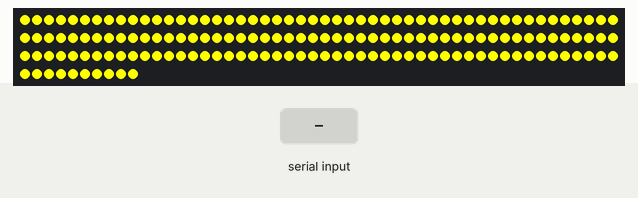
Simulated run of this sketch. Board: Arduino Uno, built with avr-gcc and run on an emulated ATmega328P. Parts: 160 RGB LEDs in strip order, left to right, continuing on the next row. Inputs (shaded band) come from the test bench.

Above: at 1.2 s.
1.3 s: byte 82 (RED) received over Serial
At 1.5 s:
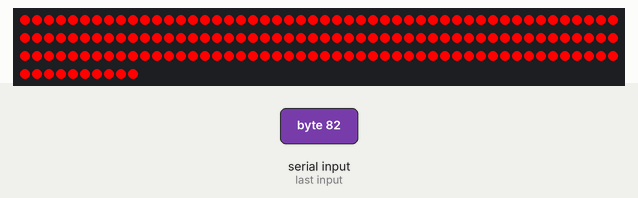
3.6 s: byte 71 (GREEN) received over Serial
At 5.2 s:
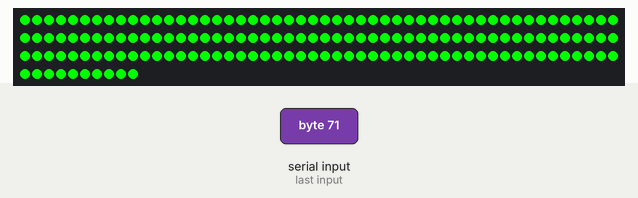
5.5 s: byte 66 (BUILDING_OK) received over Serial
At 5.63 s:
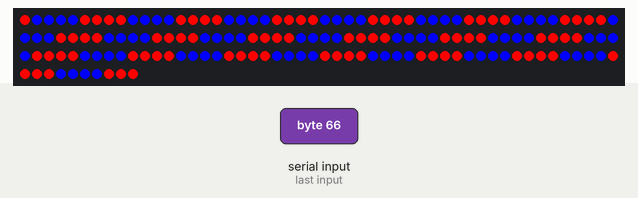
7.2 s: byte 67 (BUILDING_BAD) received over Serial
At 7.77 s:
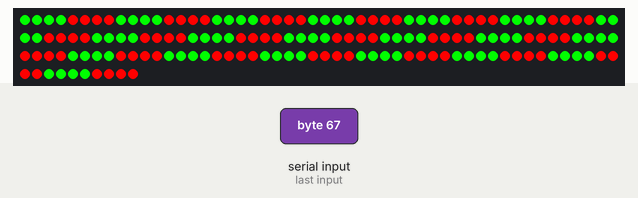

Measured:
- after the input at 1.3 s, the LEDs: change after 0.07 s (image 1)
- after the input at 3.6 s, the LEDs: first differ from a run without the input after 0.46 s (image 2)
- after the input at 5.5 s, the LEDs: first change after 0.08 s (image 3 shows a later state)
- after the input at 7.2 s, the LEDs: first differ from a run without the input after 0.56 s (image 4)

The sketch:

eyebled.ino
```cpp
#include <LPD8806.h>
#include "SPI.h"

int nLEDs = 160;
int dataPin  = 2;
int clockPin = 3;
LPD8806 strip = LPD8806(nLEDs, dataPin, clockPin);

uint32_t red = strip.Color(127, 0, 0);
uint32_t green = strip.Color(0, 127, 0);
uint32_t blue = strip.Color(0, 0, 127);
uint32_t yellow = strip.Color(127, 127, 0);

#define NONE          0
#define PING         '!'
#define PONG         '?'
#define GREEN        'G'
#define BUILDING_OK  'B'
#define BUILDING_BAD 'C'
#define RED          'R'

int nowShowing = NONE;

void setup() {
  strip.begin();
  strip.show();

  Serial.begin(9600);
}

void candyStripe(uint32_t a, uint32_t b, uint8_t len, uint8_t wait) {
  for(int idx = 0; idx < (len * 2); idx++) {
    for(int i = 0; i < strip.numPixels(); i++) {
      uint32_t p = (i + idx) % strip.numPixels();
      uint32_t c = (i / len) % 2 ? a : b;

      strip.setPixelColor(p, c);
    }
    strip.show();
    delay(wait);
  }
}

void colorSolid(uint32_t c) {
  for(int i = 0; i < strip.numPixels(); i++) {
     strip.setPixelColor(i, c);
  }
  strip.show();
}

void colorFlash(uint32_t a, uint8_t wait) {
  colorSolid(a);
  delay(wait);
  colorSolid(strip.Color(0, 0, 0));
  delay(wait);
}

int getCommand() {
  if (Serial.available() > 0) {
    int in = Serial.read();
    if (in == -1) return NONE;

    switch(in) {
      case PING:
        Serial.write(PONG);
        break;
      case GREEN:
      case BUILDING_OK:
      case BUILDING_BAD:
      case RED:
        return in;
    }
  }

  return NONE;
}

void loop() {
  int c = getCommand();

  if (c != NONE) {
      nowShowing = c;
  }

  switch(nowShowing) {
    case NONE:
      colorSolid(yellow);
      break;

    case GREEN:
      colorSolid(green);
      break;

    case BUILDING_OK:
      candyStripe(red, blue, 4, 25);
      break;

    case BUILDING_BAD:
      candyStripe(red, green, 4, 25);
      break;

    case RED:
      colorFlash(red, 1000);
      break;
  }
}
```
